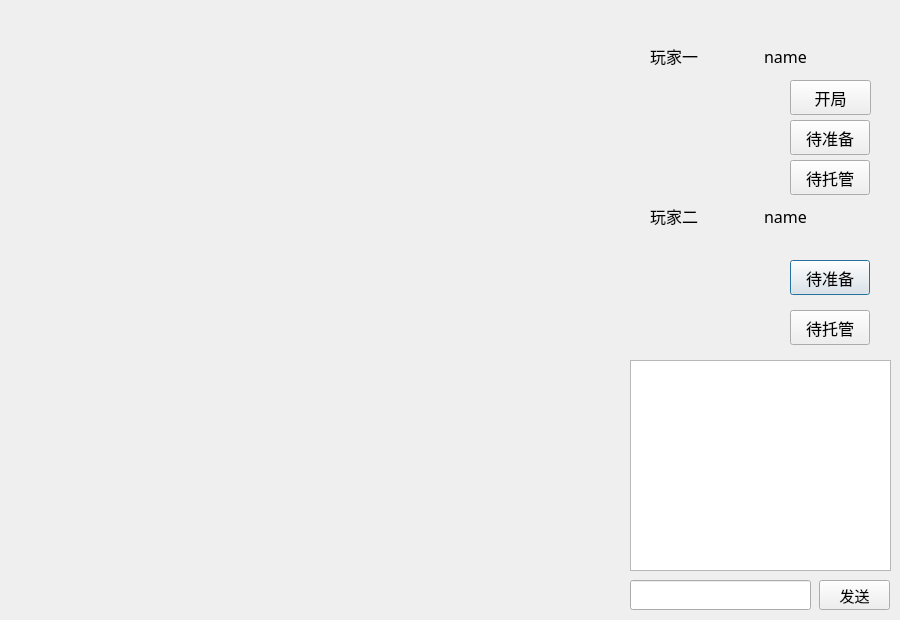
<?xml version="1.0" encoding="UTF-8"?>
<ui version="4.0">
 <class>RoomDialog</class>
 <widget class="QDialog" name="RoomDialog">
  <property name="geometry">
   <rect>
    <x>0</x>
    <y>0</y>
    <width>900</width>
    <height>620</height>
   </rect>
  </property>
  <property name="minimumSize">
   <size>
    <width>900</width>
    <height>620</height>
   </size>
  </property>
  <property name="maximumSize">
   <size>
    <width>900</width>
    <height>620</height>
   </size>
  </property>
  <property name="font">
   <font>
    <family>微软雅黑</family>
    <pointsize>12</pointsize>
   </font>
  </property>
  <property name="windowTitle">
   <string>Dialog</string>
  </property>
  <property name="windowIcon">
   <iconset resource="resource.qrc">
    <normaloff>:/tx/6.png</normaloff>:/tx/6.png</iconset>
  </property>
  <widget class="FiveInline" name="wdg_play" native="true">
   <property name="geometry">
    <rect>
     <x>20</x>
     <y>10</y>
     <width>580</width>
     <height>580</height>
    </rect>
   </property>
  </widget>
  <widget class="QPushButton" name="pb_player2_ready">
   <property name="geometry">
    <rect>
     <x>790</x>
     <y>260</y>
     <width>80</width>
     <height>35</height>
    </rect>
   </property>
   <property name="minimumSize">
    <size>
     <width>0</width>
     <height>35</height>
    </size>
   </property>
   <property name="maximumSize">
    <size>
     <width>16777215</width>
     <height>35</height>
    </size>
   </property>
   <property name="text">
    <string>待准备</string>
   </property>
   <property name="checkable">
    <bool>true</bool>
   </property>
   <property name="checked">
    <bool>false</bool>
   </property>
  </widget>
  <widget class="QPushButton" name="pb_start">
   <property name="geometry">
    <rect>
     <x>790</x>
     <y>80</y>
     <width>81</width>
     <height>35</height>
    </rect>
   </property>
   <property name="minimumSize">
    <size>
     <width>0</width>
     <height>35</height>
    </size>
   </property>
   <property name="maximumSize">
    <size>
     <width>16777215</width>
     <height>35</height>
    </size>
   </property>
   <property name="text">
    <string>开局</string>
   </property>
   <property name="checkable">
    <bool>true</bool>
   </property>
  </widget>
  <widget class="QPushButton" name="pb_player1_ready">
   <property name="geometry">
    <rect>
     <x>790</x>
     <y>120</y>
     <width>80</width>
     <height>35</height>
    </rect>
   </property>
   <property name="minimumSize">
    <size>
     <width>0</width>
     <height>35</height>
    </size>
   </property>
   <property name="maximumSize">
    <size>
     <width>16777215</width>
     <height>35</height>
    </size>
   </property>
   <property name="text">
    <string>待准备</string>
   </property>
   <property name="checkable">
    <bool>true</bool>
   </property>
  </widget>
  <widget class="QTextBrowser" name="tb_chatShow">
   <property name="geometry">
    <rect>
     <x>630</x>
     <y>360</y>
     <width>261</width>
     <height>211</height>
    </rect>
   </property>
  </widget>
  <widget class="QPushButton" name="pb_send">
   <property name="geometry">
    <rect>
     <x>819</x>
     <y>580</y>
     <width>71</width>
     <height>30</height>
    </rect>
   </property>
   <property name="minimumSize">
    <size>
     <width>0</width>
     <height>30</height>
    </size>
   </property>
   <property name="maximumSize">
    <size>
     <width>16777215</width>
     <height>30</height>
    </size>
   </property>
   <property name="font">
    <font>
     <family>微软雅黑</family>
     <pointsize>11</pointsize>
    </font>
   </property>
   <property name="text">
    <string>发送</string>
   </property>
  </widget>
  <widget class="QLineEdit" name="le_chat">
   <property name="geometry">
    <rect>
     <x>630</x>
     <y>580</y>
     <width>181</width>
     <height>30</height>
    </rect>
   </property>
   <property name="minimumSize">
    <size>
     <width>0</width>
     <height>30</height>
    </size>
   </property>
   <property name="maximumSize">
    <size>
     <width>16777215</width>
     <height>30</height>
    </size>
   </property>
  </widget>
  <widget class="QLabel" name="lb_icon_player1">
   <property name="geometry">
    <rect>
     <x>660</x>
     <y>100</y>
     <width>91</width>
     <height>81</height>
    </rect>
   </property>
   <property name="text">
    <string/>
   </property>
   <property name="pixmap">
    <pixmap resource="resource.qrc">:/icon/slotwait.png</pixmap>
   </property>
   <property name="scaledContents">
    <bool>true</bool>
   </property>
  </widget>
  <widget class="QLabel" name="lb_icon_player2">
   <property name="geometry">
    <rect>
     <x>660</x>
     <y>260</y>
     <width>91</width>
     <height>81</height>
    </rect>
   </property>
   <property name="text">
    <string/>
   </property>
   <property name="pixmap">
    <pixmap resource="resource.qrc">:/icon/slotwait.png</pixmap>
   </property>
   <property name="scaledContents">
    <bool>true</bool>
   </property>
  </widget>
  <widget class="QWidget" name="layoutWidget">
   <property name="geometry">
    <rect>
     <x>650</x>
     <y>40</y>
     <width>221</width>
     <height>32</height>
    </rect>
   </property>
   <layout class="QHBoxLayout" name="horizontalLayout">
    <item>
     <widget class="QLabel" name="lb_player1">
      <property name="minimumSize">
       <size>
        <width>0</width>
        <height>30</height>
       </size>
      </property>
      <property name="maximumSize">
       <size>
        <width>16777215</width>
        <height>30</height>
       </size>
      </property>
      <property name="text">
       <string>玩家一</string>
      </property>
     </widget>
    </item>
    <item>
     <widget class="QLabel" name="lb_player1_name">
      <property name="minimumSize">
       <size>
        <width>0</width>
        <height>30</height>
       </size>
      </property>
      <property name="maximumSize">
       <size>
        <width>16777215</width>
        <height>30</height>
       </size>
      </property>
      <property name="text">
       <string>name</string>
      </property>
     </widget>
    </item>
   </layout>
  </widget>
  <widget class="QWidget" name="layoutWidget">
   <property name="geometry">
    <rect>
     <x>650</x>
     <y>200</y>
     <width>221</width>
     <height>32</height>
    </rect>
   </property>
   <layout class="QHBoxLayout" name="horizontalLayout_2">
    <item>
     <widget class="QLabel" name="lb_player2">
      <property name="minimumSize">
       <size>
        <width>0</width>
        <height>30</height>
       </size>
      </property>
      <property name="maximumSize">
       <size>
        <width>16777215</width>
        <height>30</height>
       </size>
      </property>
      <property name="text">
       <string>玩家二</string>
      </property>
     </widget>
    </item>
    <item>
     <widget class="QLabel" name="lb_player2_name">
      <property name="minimumSize">
       <size>
        <width>0</width>
        <height>30</height>
       </size>
      </property>
      <property name="maximumSize">
       <size>
        <width>16777215</width>
        <height>30</height>
       </size>
      </property>
      <property name="text">
       <string>name</string>
      </property>
     </widget>
    </item>
   </layout>
  </widget>
  <widget class="QPushButton" name="pb_player1_cpu">
   <property name="geometry">
    <rect>
     <x>790</x>
     <y>160</y>
     <width>80</width>
     <height>35</height>
    </rect>
   </property>
   <property name="minimumSize">
    <size>
     <width>0</width>
     <height>35</height>
    </size>
   </property>
   <property name="maximumSize">
    <size>
     <width>16777215</width>
     <height>35</height>
    </size>
   </property>
   <property name="text">
    <string>待托管</string>
   </property>
   <property name="checkable">
    <bool>true</bool>
   </property>
  </widget>
  <widget class="QPushButton" name="pb_player2_cpu">
   <property name="geometry">
    <rect>
     <x>790</x>
     <y>310</y>
     <width>80</width>
     <height>35</height>
    </rect>
   </property>
   <property name="minimumSize">
    <size>
     <width>0</width>
     <height>35</height>
    </size>
   </property>
   <property name="maximumSize">
    <size>
     <width>16777215</width>
     <height>35</height>
    </size>
   </property>
   <property name="text">
    <string>待托管</string>
   </property>
   <property name="checkable">
    <bool>true</bool>
   </property>
  </widget>
 </widget>
 <customwidgets>
  <customwidget>
   <class>FiveInline</class>
   <extends>QWidget</extends>
   <header location="global">fiveinline.h</header>
   <container>1</container>
  </customwidget>
 </customwidgets>
 <resources>
  <include location="resource.qrc"/>
 </resources>
 <connections/>
</ui>
